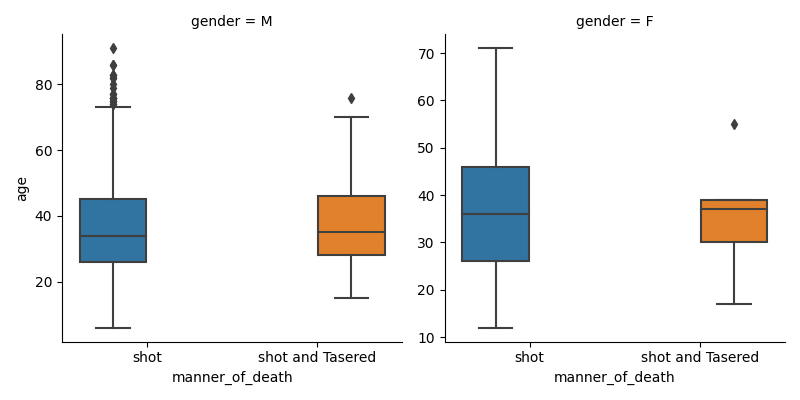

The script that drew this image:
import numpy as np
import pandas as pd
import plotly.express as px
import matplotlib.pyplot as plt
import seaborn as sns

pd.options.display.float_format = '{:,.2f}'.format

# df_hh_income = pd.read_csv('Median_Household_Income_2015.csv', encoding="windows-1252")
# df_pct_poverty = pd.read_csv('Pct_People_Below_Poverty_Level.csv', encoding="windows-1252")
# df_pct_completed_hs = pd.read_csv('Pct_Over_25_Completed_High_School.csv', encoding="windows-1252")
# df_share_race_city = pd.read_csv('Share_of_Race_By_City.csv', encoding="windows-1252")
df_fatalities = pd.read_csv('Deaths_by_Police_US.csv', encoding="windows-1252")

df_box_plot = df_fatalities['gender'].copy()
df_box_plot = df_box_plot.to_frame()

df_box_plot['age'] = df_fatalities['age'].copy()
df_box_plot['manner_of_death'] = df_fatalities['manner_of_death'].copy()

#delete NaN 'age' rows
df_box_plot = df_box_plot[df_box_plot['age'].notna()]
df_box_plot.to_csv('test.csv')


sns.catplot(data=df_box_plot, kind='box', col='gender', x='manner_of_death', y='age', hue='manner_of_death', sharey=False, height=4)
plt.show()
